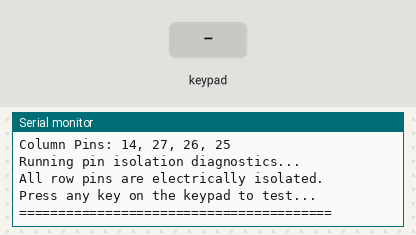
This sketch was run on a simulated ESP32. Shown: the last lines printed to the serial monitor. Wiring (inferred from the names in the program): 4×4 keypad with keys 1 2 3 A 4 5 6 B 7 8 9 C * 0 # D: rows GPIO 13, GPIO 15, GPIO 32, GPIO 33; columns GPIO 14, GPIO 25, GPIO 26, GPIO 27. The test bench sets the inputs (shaded band).

Above: at 2.2 s.
2.3 s: key '1' pressed
At 3.5 s:
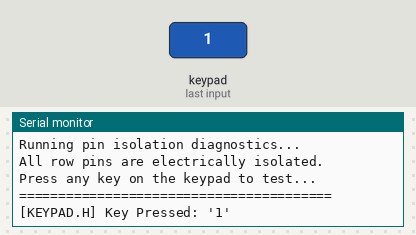
3.8 s: keypad keys 1 5 1 3 3 3 3 2 # pressed 0.4 s apart
At 7.4 s:
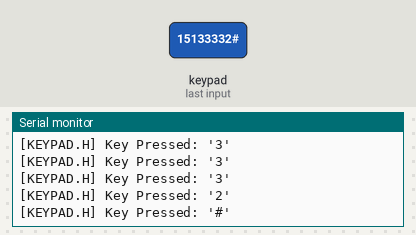
8.9 s: key 'A' pressed
At 10.1 s:
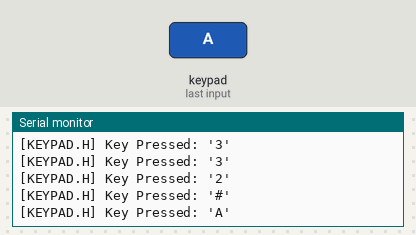
10.4 s: keypad keys 1 5 1 3 3 3 3 2 * pressed 0.4 s apart
At 14.9 s:
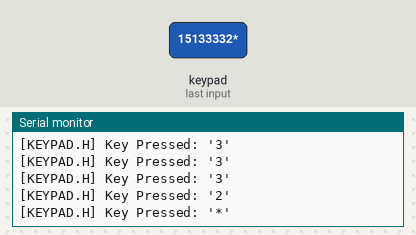
15.5 s: key 'B' pressed
At 16.3 s:
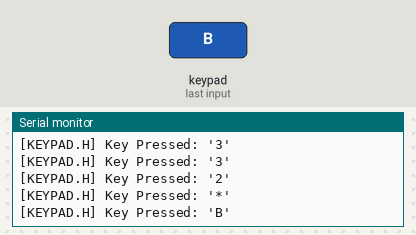
17.0 s: keypad keys 1 5 1 3 3 3 3 2 D pressed 0.4 s apart
At 21.1 s:
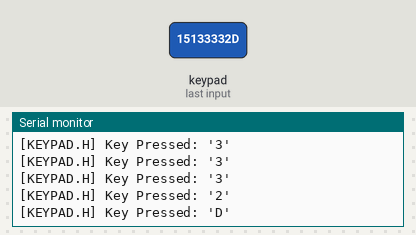
Timing chart, 0 to 22.6 s (numbered marks = the images above; inputs shaded):
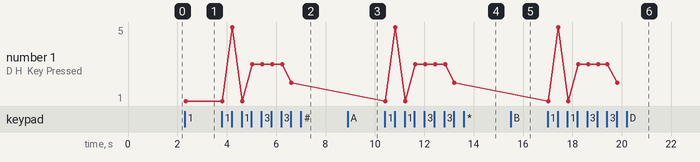

Measured:
- after the input at 2.3 s, the serial monitor: prints a new line at once (image 1)
- after the input at 3.8 s, the serial monitor: prints a new line after 0.42 s (image 2)
- after the input at 8.9 s, the serial monitor: prints a new line at once (image 3)
- after the input at 10.4 s, the serial monitor: prints a new line at once (image 4)
- after the input at 15.5 s, the serial monitor: prints a new line at once (image 5)
- after the input at 17.0 s, the serial monitor: prints a new line at once (image 6)
- plotted number 1: 1 → 2 after the input at 3.8 s

The sketch:

keypad_test.ino
```cpp
#include <Arduino.h>
#include <Keypad.h>

const byte ROW_COUNT = 4;
const byte COLUMN_COUNT = 4;

char KEY_MATRIX[ROW_COUNT][COLUMN_COUNT] = {
  { '1', '2', '3', 'A' },
  { '4', '5', '6', 'B' },
  { '7', '8', '9', 'C' },
  { '*', '0', '#', 'D' }
};

byte ROW_PIN_NUMBERS[ROW_COUNT] = { 15, 13, 33, 32 };
byte COLUMN_PIN_NUMBERS[COLUMN_COUNT] = { 14, 27, 26, 25 };

Keypad customKeypad = Keypad(makeKeymap(KEY_MATRIX), ROW_PIN_NUMBERS, COLUMN_PIN_NUMBERS, ROW_COUNT, COLUMN_COUNT);

void checkPinIsolation() {
  Serial.println("Running pin isolation diagnostics...");
  bool shortFound = false;

  for (byte i = 0; i < ROW_COUNT; ++i) {
    for (byte j = i + 1; j < ROW_COUNT; ++j) {
      byte pinOne = ROW_PIN_NUMBERS[i];
      byte pinTwo = ROW_PIN_NUMBERS[j];

      pinMode(pinOne, OUTPUT);
      digitalWrite(pinOne, LOW);
      pinMode(pinTwo, INPUT_PULLUP);
      delayMicroseconds(50);

      if (digitalRead(pinTwo) == LOW) {
        shortFound = true;
        Serial.print("[ALERT] Short detected between Row ");
        Serial.print(i + 1);
        Serial.print(" (GPIO ");
        Serial.print(pinOne);
        Serial.print(") and Row ");
        Serial.print(j + 1);
        Serial.print(" (GPIO ");
        Serial.print(pinTwo);
        Serial.println(")");
        Serial.println("Wires are touching or sharing the same breadboard tie row.");
        Serial.println("Suggestion: Move Row 4 wire to GPIO 4 or GPIO 18.");
      }

      pinMode(pinOne, INPUT_PULLUP);
      pinMode(pinTwo, INPUT_PULLUP);
    }
  }

  if (!shortFound) {
    Serial.println("All row pins are electrically isolated.");
  }
}

void setup() {
  Serial.begin(115200);
  delay(1000);

  Serial.println("========================================");
  Serial.println("ESP32 KEYPAD.H TEST FIRMWARE");
  Serial.println("Row Pins:    15, 13, 33, 32");
  Serial.println("Column Pins: 14, 27, 26, 25");

  checkPinIsolation();

  Serial.println("Press any key on the keypad to test...");
  Serial.println("========================================");

  customKeypad.setDebounceTime(50);
}

void loop() {
  char pressedKey = customKeypad.getKey();

  if (pressedKey) {
    Serial.print("[KEYPAD.H] Key Pressed: '");
    Serial.print(pressedKey);
    Serial.println("'");
  }
}
```
